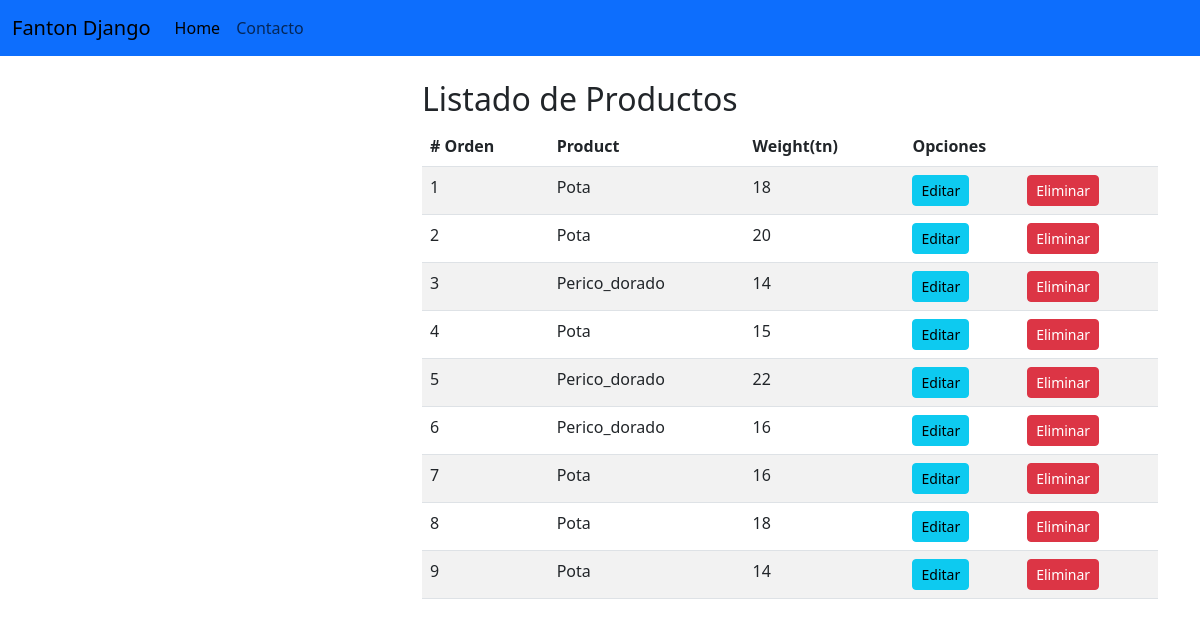
The page / on the database its author committed.
### app/product/models.py (models this page shows, shortened)
class Product(models.Model):
    name_product = models.CharField(max_length=30)
    weight_ton = models.PositiveSmallIntegerField()
    supervisor = models.ForeignKey(Client,null=True,blank=True,on_delete=models.CASCADE)

### app/product/views.py (the view)
# urls.py: path('', ProductListView.as_view(), name = 'gestion_producto'),
class ProductListView(ListView):
   model = Product
   template_name = "gestionProduct.html"
   def get_queryset(self):
      return Product.objects.all()
   def get_context_data(self, **kwargs):
      context = super().get_context_data(**kwargs)
      context['titulo'] = 'Gestión de productos'
      return context

### app/product/templates/gestionProduct.html (shortened to what this page needs)
<!DOCTYPE html>
<html lang="en">
<head>
    <link href="https://cdn.jsdelivr.net/npm/bootstrap@5.3.0/dist/css/bootstrap.min.css" rel="stylesheet">
</head>
<body>
    <nav class="navbar navbar-expand-lg bg-primary">
        <div class="container-fluid">
          <a class="navbar-brand" href="#">Fanton Django</a>
          <div class="collapse navbar-collapse" id="navbarNav">
            <ul class="navbar-nav">
              <li class="nav-item">
                <a class="nav-link active" aria-current="page" href="#">Home</a>
              </li>
              <li class="nav-item">
                <a class="nav-link" href="#">Contacto</a>
              </li>
            </ul>
          </div>
        </div>
      </nav>
    <div class="container py-4">
        <div class="row">
            <div class="col-md-4">
            </div>
            <div class="col-md-8">
                <h2>Listado de Productos</h2>
                <div class="table-responsive">
                    <table class="table table-striped">
                        <thead>
                            <tr>
                                <th># Orden</th>
                                <th>Product</th>
                                <th>Weight(tn)</th>
                                <th colspan="2">Opciones</th>
                            </tr>
                        </thead>
                        <tbody>
                            {% for p in object_list %}
                            <tr>
                                <td>{{forloop.counter}}</td>
                                <td>{{p.name_product}}</td>
                                <td>{{p.weight_ton}}</td>
                                <td><a href="edicionProducto/{{c.id}}" class="btn btn-sm btn-block btn-info">Editar</a></td>
                                <td><a href="eliminacionProducto/{{c.id}}" class="btn btn-sm btn-block btn-danger">Eliminar</a></td>
                            </tr>
                            {% endfor %}
                        </tbody>
                    </table>
                </div>
            </div>
        </div>
    </div>
</body>
</html>

### rows shown on the page
Product: name_product "Pota", weight_ton "18"
Product: name_product "Pota", weight_ton "20"
Product: name_product "Perico_dorado", weight_ton "14"
Product: name_product "Pota", weight_ton "15"
Product: name_product "Perico_dorado", weight_ton "22"
Product: name_product "Perico_dorado", weight_ton "16"
Product: name_product "Pota", weight_ton "16"
Product: name_product "Pota", weight_ton "18"
Product: name_product "Pota", weight_ton "14"
